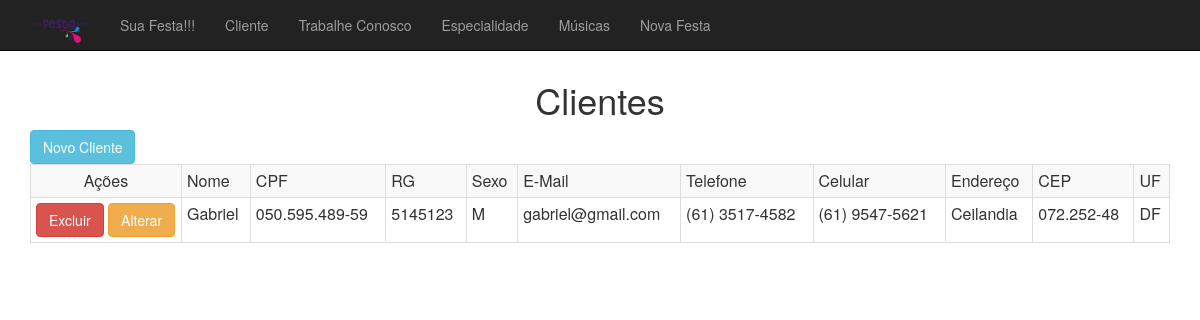
Before: /cliente/index.php with the older database file.
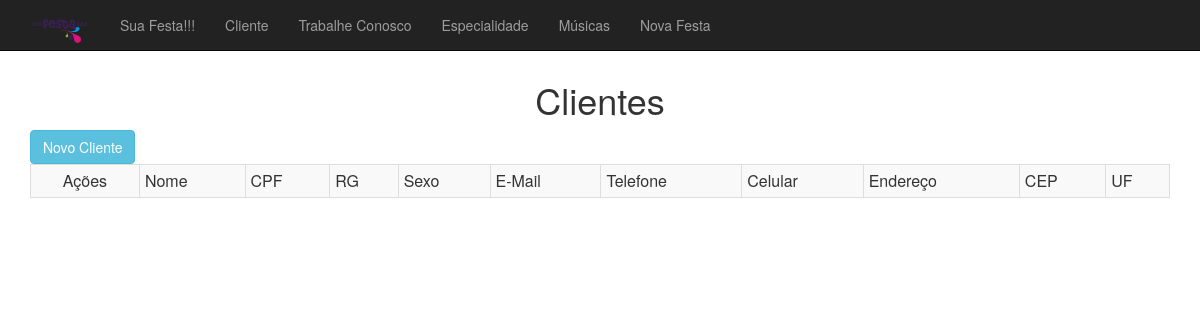
After: the same page with the newer database file.
### tables this page shows
CREATE TABLE IF NOT EXISTS `cliente` (
  `id_cliente` INT(11) NOT NULL AUTO_INCREMENT,
  `nome` VARCHAR(40) NOT NULL,
  `cpf` VARCHAR(20) NOT NULL,
  `rg` VARCHAR(15) NOT NULL,
  `sexo` CHAR(1) NOT NULL,
  `email` VARCHAR(50) NULL DEFAULT NULL,
  `telefone` VARCHAR(20) NULL DEFAULT NULL,
  `celular` VARCHAR(20) NULL DEFAULT NULL,
  `endereco` VARCHAR(50) NOT NULL,
  `cep` VARCHAR(15) NOT NULL,
  `uf` VARCHAR(2) NOT NULL,
  PRIMARY KEY (`id_cliente`));

### cliente/Cliente.php (called while the page is built, shortened)
<?php
include_once '../Conexao.php';
class Cliente{
    public function recuperarDados(){
        $conexao = new Conexao();
        $sql = "select * from cliente";
        return $conexao->recuperarDados($sql);
    }
}

### Conexao.php (called while the page is built, shortened)
<?php
class Conexao {
	protected $conexao;
	public function conectar()
	{
		$this->conexao = new PDO('mysql:host=localhost;dbname=projetointegrador;charset=utf8', 'root', '');
	}
	public function desconectar()
	{
		$this->conexao = null;
	}
	public function recuperarDados($sql)
	{
        $retorno = $this->conexao->query($sql)->fetchAll(PDO::FETCH_ASSOC);
		return $retorno;
	}
}

### cliente/index.php (the view)
<?php
include_once '../cliente/Cliente.php';
$cliente = new Cliente();
$arClientes = $cliente->recuperarDados();
include_once '../cabecalho.php';
?>
    <h1 class="text-center">Clientes</h1>
    <a class= "btn btn-info" href=formulario.php>Novo Cliente</a>
    <table class="table table-bordered table-hover table-striped table-condensed">
        <tr>
            <td align="center">Ações</td>
            <td>Nome</td>
            <td>CPF</td>
            <td>RG</td>
            <td>Sexo</td>
            <td>E-Mail</td>
            <td>Telefone</td>
            <td>Celular</td>
            <td>Endereço</td>
            <td>CEP</td>
            <td>UF</td>
        </tr>
        <?php foreach ($arClientes as $cliente) {
            echo "
            <tr>
                <td style='width: 151px'><a href='processamento.php?acao=excluir&idCliente={$cliente['idCliente']}' class='btn btn-danger'>Excluir</a>
                    <a href='formulario.php?idCliente={$cliente['idCliente']}' class='btn btn-warning'>Alterar</a>
                </td>
                <td>{$cliente['nome']}</td>
                <td>{$cliente['cpf']}</td>
                <td>{$cliente['rg']}</td>
                <td>{$cliente['sexo']}</td>
                <td>{$cliente['email']}</td>
                <td>{$cliente['telefone']}</td>
                <td>{$cliente['celular']}</td>
                <td>{$cliente['endereco']}</td>
                <td>{$cliente['cep']}</td>
                <td>{$cliente['uf']}</td>
            </tr>
            ";
        }?>
    </table>
<?php
include_once '../rodape.php';

### cabecalho.php (shortened to what this page needs)
<html>
<head>
    <link rel="stylesheet" href="../js/bootstrap/css/bootstrap.css"/>
</head>
<body>
<nav class="navbar navbar-inverse navbar-fixed-top">
    <div class="container">
        <div class="navbar-header">
            <a class="navbar-brand" href="#"><img src="../Imagens/logo.PNG" width="60" alt="100"></a>
        </div>
        <div id="navbar" class="navbar-collapse collapse">
            <ul class="nav navbar-nav">
                <li><a href="../festa/index.php">Sua Festa!!!</a></li>
                <li><a href="../cliente/index.php">Cliente</a></li>
                <li><a href="../funcionario/index.php">Trabalhe Conosco</a></li>
                <li><a href="../especialidade/index.php">Especialidade</a></li>
                <li><a href="../musica/index.php">Músicas</a></li>
                <li><a href="../tipofesta/index.php">Nova Festa</a></li>
            </ul>
        </div>
    </div>
</nav>
<div class="container" style="margin-top: 60px;">

### rodape.php
        </div>
    </body>
</html>

Changed rows visible on the page:
removed cliente: nome "Gabriel", cpf "050.595.489-59", rg "5145123", sexo "M", email "gabriel@gmail.com", telefone "(61) 3517-4582", celular "(61) 9547-5621", endereco "Ceilandia", cep "072.252-48", uf "DF"
